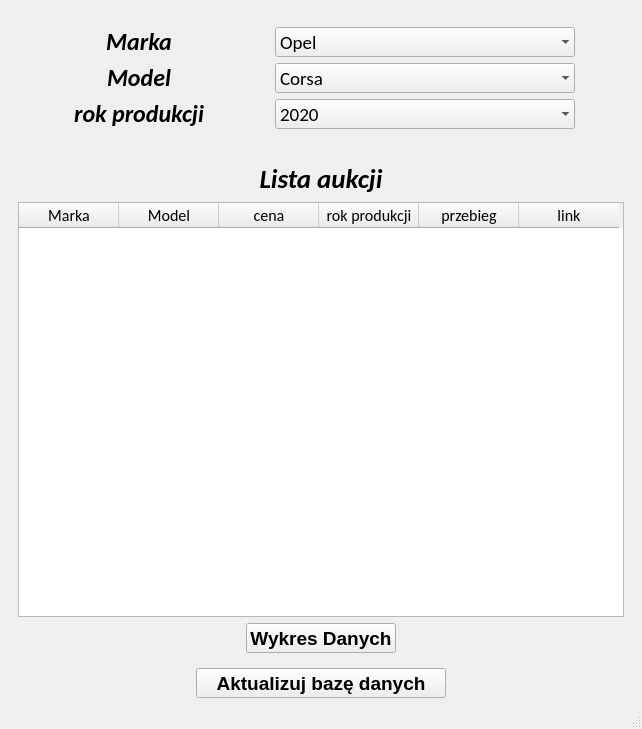
<?xml version="1.0" encoding="UTF-8"?>
<ui version="4.0">
 <class>MainWindow</class>
 <widget class="QMainWindow" name="MainWindow">
  <property name="geometry">
   <rect>
    <x>0</x>
    <y>0</y>
    <width>642</width>
    <height>729</height>
   </rect>
  </property>
  <property name="mouseTracking">
   <bool>true</bool>
  </property>
  <property name="windowTitle">
   <string>MainWindow</string>
  </property>
  <widget class="QWidget" name="centralwidget">
   <layout class="QVBoxLayout" name="verticalLayout">
    <item>
     <widget class="QWidget" name="widget_label_i_listy" native="true">
      <property name="maximumSize">
       <size>
        <width>619</width>
        <height>210</height>
       </size>
      </property>
      <layout class="QHBoxLayout" name="horizontalLayout">
       <item>
        <widget class="QWidget" name="widget_label" native="true">
         <property name="maximumSize">
          <size>
           <width>200</width>
           <height>200</height>
          </size>
         </property>
         <layout class="QVBoxLayout" name="verticalLayout_5">
          <item>
           <widget class="QLabel" name="lab_marka">
            <property name="minimumSize">
             <size>
              <width>0</width>
              <height>0</height>
             </size>
            </property>
            <property name="maximumSize">
             <size>
              <width>1111111</width>
              <height>16777215</height>
             </size>
            </property>
            <property name="font">
             <font>
              <family>Calibri</family>
              <pointsize>18</pointsize>
              <weight>75</weight>
              <italic>true</italic>
              <bold>true</bold>
              <underline>false</underline>
              <strikeout>false</strikeout>
             </font>
            </property>
            <property name="mouseTracking">
             <bool>false</bool>
            </property>
            <property name="layoutDirection">
             <enum>Qt::LeftToRight</enum>
            </property>
            <property name="text">
             <string>Marka</string>
            </property>
            <property name="alignment">
             <set>Qt::AlignCenter</set>
            </property>
           </widget>
          </item>
          <item>
           <widget class="QLabel" name="lab_model">
            <property name="minimumSize">
             <size>
              <width>0</width>
              <height>0</height>
             </size>
            </property>
            <property name="maximumSize">
             <size>
              <width>1111111</width>
              <height>16777215</height>
             </size>
            </property>
            <property name="font">
             <font>
              <family>Calibri</family>
              <pointsize>18</pointsize>
              <weight>75</weight>
              <italic>true</italic>
              <bold>true</bold>
              <underline>false</underline>
              <strikeout>false</strikeout>
             </font>
            </property>
            <property name="mouseTracking">
             <bool>false</bool>
            </property>
            <property name="layoutDirection">
             <enum>Qt::LeftToRight</enum>
            </property>
            <property name="text">
             <string>Model</string>
            </property>
            <property name="alignment">
             <set>Qt::AlignCenter</set>
            </property>
           </widget>
          </item>
          <item>
           <widget class="QLabel" name="label_rokpr">
            <property name="minimumSize">
             <size>
              <width>0</width>
              <height>0</height>
             </size>
            </property>
            <property name="maximumSize">
             <size>
              <width>1111111</width>
              <height>16777215</height>
             </size>
            </property>
            <property name="font">
             <font>
              <family>Calibri</family>
              <pointsize>18</pointsize>
              <weight>75</weight>
              <italic>true</italic>
              <bold>true</bold>
              <underline>false</underline>
              <strikeout>false</strikeout>
             </font>
            </property>
            <property name="mouseTracking">
             <bool>false</bool>
            </property>
            <property name="layoutDirection">
             <enum>Qt::LeftToRight</enum>
            </property>
            <property name="autoFillBackground">
             <bool>false</bool>
            </property>
            <property name="text">
             <string>rok produkcji</string>
            </property>
            <property name="alignment">
             <set>Qt::AlignCenter</set>
            </property>
           </widget>
          </item>
         </layout>
        </widget>
       </item>
       <item>
        <widget class="QWidget" name="widget_listy" native="true">
         <property name="maximumSize">
          <size>
           <width>330</width>
           <height>16777215</height>
          </size>
         </property>
         <layout class="QVBoxLayout" name="verticalLayout_4">
          <item>
           <widget class="QComboBox" name="wybor_marka">
            <property name="minimumSize">
             <size>
              <width>0</width>
              <height>30</height>
             </size>
            </property>
            <property name="maximumSize">
             <size>
              <width>300</width>
              <height>30</height>
             </size>
            </property>
            <property name="font">
             <font>
              <family>Calibri</family>
              <pointsize>14</pointsize>
              <weight>50</weight>
              <bold>false</bold>
             </font>
            </property>
            <property name="layoutDirection">
             <enum>Qt::LeftToRight</enum>
            </property>
            <property name="frame">
             <bool>false</bool>
            </property>
            <item>
             <property name="text">
              <string>Opel</string>
             </property>
            </item>
           </widget>
          </item>
          <item>
           <widget class="QComboBox" name="wybor_model">
            <property name="minimumSize">
             <size>
              <width>0</width>
              <height>30</height>
             </size>
            </property>
            <property name="maximumSize">
             <size>
              <width>300</width>
              <height>30</height>
             </size>
            </property>
            <property name="font">
             <font>
              <family>Calibri</family>
              <pointsize>14</pointsize>
              <weight>50</weight>
              <bold>false</bold>
             </font>
            </property>
            <property name="layoutDirection">
             <enum>Qt::LeftToRight</enum>
            </property>
            <property name="frame">
             <bool>false</bool>
            </property>
            <item>
             <property name="text">
              <string>Corsa</string>
             </property>
            </item>
           </widget>
          </item>
          <item>
           <widget class="QComboBox" name="wybor_rok_produkcji">
            <property name="minimumSize">
             <size>
              <width>0</width>
              <height>30</height>
             </size>
            </property>
            <property name="maximumSize">
             <size>
              <width>300</width>
              <height>30</height>
             </size>
            </property>
            <property name="font">
             <font>
              <family>Calibri</family>
              <pointsize>14</pointsize>
              <weight>50</weight>
              <bold>false</bold>
             </font>
            </property>
            <property name="layoutDirection">
             <enum>Qt::LeftToRight</enum>
            </property>
            <property name="frame">
             <bool>false</bool>
            </property>
            <item>
             <property name="text">
              <string>2020</string>
             </property>
            </item>
           </widget>
          </item>
         </layout>
        </widget>
       </item>
      </layout>
     </widget>
    </item>
    <item>
     <widget class="QWidget" name="widget_tabelki" native="true">
      <property name="minimumSize">
       <size>
        <width>624</width>
        <height>404</height>
       </size>
      </property>
      <layout class="QVBoxLayout" name="verticalLayout_3">
       <item>
        <widget class="QLabel" name="label_Listaaukcji">
         <property name="font">
          <font>
           <family>Calibri</family>
           <pointsize>20</pointsize>
           <weight>75</weight>
           <italic>true</italic>
           <bold>true</bold>
           <underline>false</underline>
           <strikeout>false</strikeout>
          </font>
         </property>
         <property name="mouseTracking">
          <bool>false</bool>
         </property>
         <property name="text">
          <string>Lista aukcji</string>
         </property>
         <property name="alignment">
          <set>Qt::AlignCenter</set>
         </property>
        </widget>
       </item>
       <item>
        <widget class="QTableWidget" name="tabelka">
         <property name="minimumSize">
          <size>
           <width>601</width>
           <height>321</height>
          </size>
         </property>
         <property name="maximumSize">
          <size>
           <width>2000</width>
           <height>2000</height>
          </size>
         </property>
         <property name="font">
          <font>
           <family>Calibri</family>
           <pointsize>12</pointsize>
          </font>
         </property>
         <column>
          <property name="text">
           <string>Marka</string>
          </property>
         </column>
         <column>
          <property name="text">
           <string>Model</string>
          </property>
         </column>
         <column>
          <property name="text">
           <string>cena</string>
          </property>
         </column>
         <column>
          <property name="text">
           <string>rok produkcji</string>
          </property>
         </column>
         <column>
          <property name="text">
           <string>przebieg</string>
          </property>
         </column>
         <column>
          <property name="text">
           <string>link</string>
          </property>
         </column>
        </widget>
       </item>
       <item alignment="Qt::AlignHCenter">
        <widget class="QPushButton" name="Button_wykres">
         <property name="minimumSize">
          <size>
           <width>0</width>
           <height>30</height>
          </size>
         </property>
         <property name="maximumSize">
          <size>
           <width>350</width>
           <height>30</height>
          </size>
         </property>
         <property name="font">
          <font>
           <pointsize>14</pointsize>
           <weight>75</weight>
           <bold>true</bold>
          </font>
         </property>
         <property name="layoutDirection">
          <enum>Qt::LeftToRight</enum>
         </property>
         <property name="text">
          <string>Wykres Danych</string>
         </property>
        </widget>
       </item>
      </layout>
     </widget>
    </item>
    <item alignment="Qt::AlignHCenter">
     <widget class="QPushButton" name="pushButton">
      <property name="minimumSize">
       <size>
        <width>250</width>
        <height>30</height>
       </size>
      </property>
      <property name="maximumSize">
       <size>
        <width>250</width>
        <height>30</height>
       </size>
      </property>
      <property name="font">
       <font>
        <pointsize>14</pointsize>
        <weight>75</weight>
        <bold>true</bold>
       </font>
      </property>
      <property name="layoutDirection">
       <enum>Qt::LeftToRight</enum>
      </property>
      <property name="text">
       <string>Aktualizuj bazę danych</string>
      </property>
      <property name="iconSize">
       <size>
        <width>5</width>
        <height>5</height>
       </size>
      </property>
      <property name="autoRepeatInterval">
       <number>0</number>
      </property>
     </widget>
    </item>
   </layout>
  </widget>
  <widget class="QMenuBar" name="menubar">
   <property name="geometry">
    <rect>
     <x>0</x>
     <y>0</y>
     <width>642</width>
     <height>21</height>
    </rect>
   </property>
  </widget>
  <widget class="QStatusBar" name="statusbar"/>
  <action name="action123">
   <property name="text">
    <string>123</string>
   </property>
  </action>
  <action name="action123_2">
   <property name="text">
    <string>123</string>
   </property>
  </action>
 </widget>
 <resources/>
 <connections/>
</ui>
